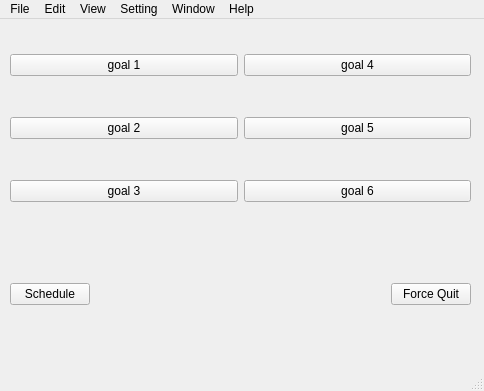
<?xml version="1.0" encoding="UTF-8"?>
<ui version="4.0">
 <class>MainWindow</class>
 <widget class="QMainWindow" name="MainWindow">
  <property name="geometry">
   <rect>
    <x>0</x>
    <y>0</y>
    <width>484</width>
    <height>391</height>
   </rect>
  </property>
  <property name="windowTitle">
   <string>MainWindow</string>
  </property>
  <widget class="QWidget" name="centralwidget">
   <widget class="QWidget" name="gridLayoutWidget">
    <property name="geometry">
     <rect>
      <x>10</x>
      <y>0</y>
      <width>461</width>
      <height>221</height>
     </rect>
    </property>
    <layout class="QGridLayout" name="gridLayout">
     <item row="0" column="0">
      <widget class="QPushButton" name="g1">
       <property name="text">
        <string>goal 1</string>
       </property>
      </widget>
     </item>
     <item row="2" column="0">
      <widget class="QPushButton" name="g3">
       <property name="text">
        <string>goal 3</string>
       </property>
      </widget>
     </item>
     <item row="0" column="1">
      <widget class="QPushButton" name="g4">
       <property name="text">
        <string>goal 4</string>
       </property>
      </widget>
     </item>
     <item row="1" column="0">
      <widget class="QPushButton" name="g2">
       <property name="text">
        <string>goal 2</string>
       </property>
      </widget>
     </item>
     <item row="2" column="1">
      <widget class="QPushButton" name="g6">
       <property name="text">
        <string>goal 6</string>
       </property>
      </widget>
     </item>
     <item row="1" column="1">
      <widget class="QPushButton" name="g5">
       <property name="text">
        <string>goal 5</string>
       </property>
      </widget>
     </item>
    </layout>
   </widget>
   <widget class="QWidget" name="horizontalLayoutWidget">
    <property name="geometry">
     <rect>
      <x>10</x>
      <y>230</y>
      <width>461</width>
      <height>91</height>
     </rect>
    </property>
    <layout class="QHBoxLayout" name="horizontalLayout">
     <item>
      <widget class="QPushButton" name="pushButton">
       <property name="text">
        <string>Schedule</string>
       </property>
      </widget>
     </item>
     <item>
      <spacer name="horizontalSpacer">
       <property name="orientation">
        <enum>Qt::Horizontal</enum>
       </property>
       <property name="sizeHint" stdset="0">
        <size>
         <width>40</width>
         <height>20</height>
        </size>
       </property>
      </spacer>
     </item>
     <item>
      <widget class="QPushButton" name="pushButton_2">
       <property name="text">
        <string>Force Quit</string>
       </property>
      </widget>
     </item>
    </layout>
   </widget>
  </widget>
  <widget class="QMenuBar" name="menubar">
   <property name="geometry">
    <rect>
     <x>0</x>
     <y>0</y>
     <width>484</width>
     <height>22</height>
    </rect>
   </property>
   <widget class="QMenu" name="menuMove">
    <property name="title">
     <string>File</string>
    </property>
   </widget>
   <widget class="QMenu" name="menuEdit">
    <property name="title">
     <string>Edit</string>
    </property>
   </widget>
   <widget class="QMenu" name="menuView">
    <property name="title">
     <string>View</string>
    </property>
   </widget>
   <widget class="QMenu" name="menuSetting">
    <property name="title">
     <string>Setting</string>
    </property>
   </widget>
   <widget class="QMenu" name="menuWindow">
    <property name="title">
     <string>Window</string>
    </property>
   </widget>
   <widget class="QMenu" name="menuHelp">
    <property name="title">
     <string>Help</string>
    </property>
   </widget>
   <addaction name="menuMove"/>
   <addaction name="menuEdit"/>
   <addaction name="menuView"/>
   <addaction name="menuSetting"/>
   <addaction name="menuWindow"/>
   <addaction name="menuHelp"/>
  </widget>
  <widget class="QStatusBar" name="statusbar"/>
 </widget>
 <resources/>
 <connections/>
</ui>
